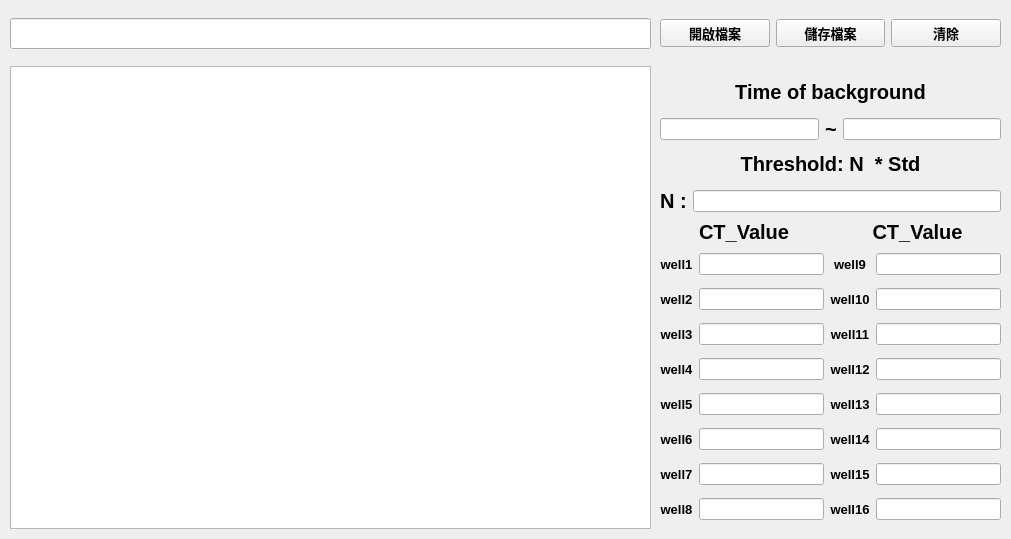
<?xml version="1.0" encoding="UTF-8"?>
<ui version="4.0">
 <class>MainWindow</class>
 <widget class="QMainWindow" name="MainWindow">
  <property name="geometry">
   <rect>
    <x>0</x>
    <y>0</y>
    <width>1011</width>
    <height>539</height>
   </rect>
  </property>
  <property name="windowTitle">
   <string>MainWindow</string>
  </property>
  <widget class="QWidget" name="centralwidget">
   <widget class="QLineEdit" name="Input_file">
    <property name="geometry">
     <rect>
      <x>10</x>
      <y>18</y>
      <width>641</width>
      <height>31</height>
     </rect>
    </property>
    <property name="font">
     <font>
      <pointsize>10</pointsize>
      <weight>75</weight>
      <bold>true</bold>
     </font>
    </property>
   </widget>
   <widget class="QGraphicsView" name="CT_chart">
    <property name="geometry">
     <rect>
      <x>10</x>
      <y>66</y>
      <width>641</width>
      <height>463</height>
     </rect>
    </property>
   </widget>
   <widget class="QLabel" name="label_3">
    <property name="geometry">
     <rect>
      <x>20</x>
      <y>462</y>
      <width>111</width>
      <height>16</height>
     </rect>
    </property>
    <property name="font">
     <font>
      <pointsize>10</pointsize>
      <weight>75</weight>
      <bold>true</bold>
     </font>
    </property>
    <property name="text">
     <string/>
    </property>
   </widget>
   <widget class="QWidget" name="">
    <property name="geometry">
     <rect>
      <x>660</x>
      <y>72</y>
      <width>341</width>
      <height>69</height>
     </rect>
    </property>
    <layout class="QGridLayout" name="Input_Time">
     <item row="0" column="0" colspan="3">
      <widget class="QLabel" name="label_Timeofbackground">
       <property name="font">
        <font>
         <pointsize>15</pointsize>
         <weight>75</weight>
         <bold>true</bold>
        </font>
       </property>
       <property name="text">
        <string>Time of background</string>
       </property>
       <property name="alignment">
        <set>Qt::AlignCenter</set>
       </property>
      </widget>
     </item>
     <item row="1" column="0">
      <widget class="QLineEdit" name="Start_time">
       <property name="alignment">
        <set>Qt::AlignCenter</set>
       </property>
      </widget>
     </item>
     <item row="1" column="1">
      <widget class="QLabel" name="label_7">
       <property name="font">
        <font>
         <pointsize>15</pointsize>
         <weight>75</weight>
         <bold>true</bold>
        </font>
       </property>
       <property name="text">
        <string>~</string>
       </property>
       <property name="alignment">
        <set>Qt::AlignCenter</set>
       </property>
      </widget>
     </item>
     <item row="1" column="2">
      <widget class="QLineEdit" name="End_time">
       <property name="alignment">
        <set>Qt::AlignCenter</set>
       </property>
      </widget>
     </item>
    </layout>
   </widget>
   <widget class="QWidget" name="">
    <property name="geometry">
     <rect>
      <x>660</x>
      <y>144</y>
      <width>341</width>
      <height>69</height>
     </rect>
    </property>
    <layout class="QGridLayout" name="ThresholdBlock">
     <item row="1" column="0">
      <widget class="QLabel" name="label_N">
       <property name="font">
        <font>
         <pointsize>15</pointsize>
         <weight>75</weight>
         <bold>true</bold>
        </font>
       </property>
       <property name="text">
        <string>N :</string>
       </property>
       <property name="alignment">
        <set>Qt::AlignCenter</set>
       </property>
      </widget>
     </item>
     <item row="1" column="1">
      <widget class="QLineEdit" name="Input_N">
       <property name="alignment">
        <set>Qt::AlignCenter</set>
       </property>
      </widget>
     </item>
     <item row="0" column="0" colspan="2">
      <widget class="QLabel" name="label_Threshold">
       <property name="font">
        <font>
         <pointsize>15</pointsize>
         <weight>75</weight>
         <bold>true</bold>
        </font>
       </property>
       <property name="text">
        <string>Threshold: N  * Std</string>
       </property>
       <property name="alignment">
        <set>Qt::AlignCenter</set>
       </property>
      </widget>
     </item>
    </layout>
   </widget>
   <widget class="QWidget" name="">
    <property name="geometry">
     <rect>
      <x>660</x>
      <y>0</y>
      <width>341</width>
      <height>67</height>
     </rect>
    </property>
    <layout class="QGridLayout" name="ButtonBlcok">
     <item row="0" column="0">
      <widget class="QPushButton" name="btn_openfile">
       <property name="font">
        <font>
         <pointsize>10</pointsize>
         <weight>75</weight>
         <bold>true</bold>
        </font>
       </property>
       <property name="text">
        <string>開啟檔案</string>
       </property>
      </widget>
     </item>
     <item row="0" column="1">
      <widget class="QPushButton" name="btn_savefile">
       <property name="font">
        <font>
         <pointsize>10</pointsize>
         <weight>75</weight>
         <bold>true</bold>
        </font>
       </property>
       <property name="text">
        <string>儲存檔案</string>
       </property>
      </widget>
     </item>
     <item row="0" column="2">
      <widget class="QPushButton" name="btn_clean">
       <property name="font">
        <font>
         <pointsize>10</pointsize>
         <weight>75</weight>
         <bold>true</bold>
        </font>
       </property>
       <property name="text">
        <string>清除</string>
       </property>
      </widget>
     </item>
    </layout>
   </widget>
   <widget class="QWidget" name="">
    <property name="geometry">
     <rect>
      <x>660</x>
      <y>246</y>
      <width>341</width>
      <height>283</height>
     </rect>
    </property>
    <layout class="QGridLayout" name="gridLayout">
     <item row="2" column="3">
      <widget class="QLineEdit" name="lineEdit_well_11">
       <property name="alignment">
        <set>Qt::AlignCenter</set>
       </property>
      </widget>
     </item>
     <item row="6" column="3">
      <widget class="QLineEdit" name="lineEdit_well_15">
       <property name="alignment">
        <set>Qt::AlignCenter</set>
       </property>
      </widget>
     </item>
     <item row="1" column="0">
      <widget class="QLabel" name="label_well2">
       <property name="font">
        <font>
         <pointsize>10</pointsize>
         <weight>75</weight>
         <bold>true</bold>
        </font>
       </property>
       <property name="text">
        <string>well2</string>
       </property>
       <property name="alignment">
        <set>Qt::AlignCenter</set>
       </property>
      </widget>
     </item>
     <item row="1" column="3">
      <widget class="QLineEdit" name="lineEdit_well_10">
       <property name="alignment">
        <set>Qt::AlignCenter</set>
       </property>
      </widget>
     </item>
     <item row="4" column="1">
      <widget class="QLineEdit" name="lineEdit_well_5">
       <property name="alignment">
        <set>Qt::AlignCenter</set>
       </property>
      </widget>
     </item>
     <item row="2" column="1">
      <widget class="QLineEdit" name="lineEdit_well_3">
       <property name="alignment">
        <set>Qt::AlignCenter</set>
       </property>
      </widget>
     </item>
     <item row="3" column="3">
      <widget class="QLineEdit" name="lineEdit_well_12">
       <property name="alignment">
        <set>Qt::AlignCenter</set>
       </property>
      </widget>
     </item>
     <item row="3" column="1">
      <widget class="QLineEdit" name="lineEdit_well_4">
       <property name="alignment">
        <set>Qt::AlignCenter</set>
       </property>
      </widget>
     </item>
     <item row="1" column="1">
      <widget class="QLineEdit" name="lineEdit_well_2">
       <property name="alignment">
        <set>Qt::AlignCenter</set>
       </property>
      </widget>
     </item>
     <item row="5" column="1">
      <widget class="QLineEdit" name="lineEdit_well_6">
       <property name="alignment">
        <set>Qt::AlignCenter</set>
       </property>
      </widget>
     </item>
     <item row="7" column="1">
      <widget class="QLineEdit" name="lineEdit_well_8">
       <property name="alignment">
        <set>Qt::AlignCenter</set>
       </property>
      </widget>
     </item>
     <item row="3" column="2">
      <widget class="QLabel" name="label_well12">
       <property name="font">
        <font>
         <pointsize>10</pointsize>
         <weight>75</weight>
         <bold>true</bold>
        </font>
       </property>
       <property name="text">
        <string>well12</string>
       </property>
       <property name="alignment">
        <set>Qt::AlignCenter</set>
       </property>
      </widget>
     </item>
     <item row="2" column="0">
      <widget class="QLabel" name="label_well3">
       <property name="font">
        <font>
         <pointsize>10</pointsize>
         <weight>75</weight>
         <bold>true</bold>
        </font>
       </property>
       <property name="text">
        <string>well3</string>
       </property>
       <property name="alignment">
        <set>Qt::AlignCenter</set>
       </property>
      </widget>
     </item>
     <item row="2" column="2">
      <widget class="QLabel" name="label_well11">
       <property name="font">
        <font>
         <pointsize>10</pointsize>
         <weight>75</weight>
         <bold>true</bold>
        </font>
       </property>
       <property name="text">
        <string>well11</string>
       </property>
       <property name="alignment">
        <set>Qt::AlignCenter</set>
       </property>
      </widget>
     </item>
     <item row="7" column="3">
      <widget class="QLineEdit" name="lineEdit_well_16">
       <property name="alignment">
        <set>Qt::AlignCenter</set>
       </property>
      </widget>
     </item>
     <item row="3" column="0">
      <widget class="QLabel" name="label_well4">
       <property name="font">
        <font>
         <pointsize>10</pointsize>
         <weight>75</weight>
         <bold>true</bold>
        </font>
       </property>
       <property name="text">
        <string>well4</string>
       </property>
       <property name="alignment">
        <set>Qt::AlignCenter</set>
       </property>
      </widget>
     </item>
     <item row="0" column="1">
      <widget class="QLineEdit" name="lineEdit_well_1">
       <property name="alignment">
        <set>Qt::AlignCenter</set>
       </property>
      </widget>
     </item>
     <item row="0" column="3">
      <widget class="QLineEdit" name="lineEdit_well_9">
       <property name="alignment">
        <set>Qt::AlignCenter</set>
       </property>
      </widget>
     </item>
     <item row="4" column="3">
      <widget class="QLineEdit" name="lineEdit_well_13">
       <property name="alignment">
        <set>Qt::AlignCenter</set>
       </property>
      </widget>
     </item>
     <item row="0" column="2">
      <widget class="QLabel" name="label_well9">
       <property name="font">
        <font>
         <pointsize>10</pointsize>
         <weight>75</weight>
         <bold>true</bold>
        </font>
       </property>
       <property name="text">
        <string>well9</string>
       </property>
       <property name="alignment">
        <set>Qt::AlignCenter</set>
       </property>
      </widget>
     </item>
     <item row="4" column="0">
      <widget class="QLabel" name="label_well5">
       <property name="font">
        <font>
         <pointsize>10</pointsize>
         <weight>75</weight>
         <bold>true</bold>
        </font>
       </property>
       <property name="text">
        <string>well5</string>
       </property>
       <property name="alignment">
        <set>Qt::AlignCenter</set>
       </property>
      </widget>
     </item>
     <item row="0" column="0">
      <widget class="QLabel" name="label_well1">
       <property name="font">
        <font>
         <pointsize>10</pointsize>
         <weight>75</weight>
         <bold>true</bold>
        </font>
       </property>
       <property name="text">
        <string>well1</string>
       </property>
       <property name="alignment">
        <set>Qt::AlignCenter</set>
       </property>
      </widget>
     </item>
     <item row="5" column="3">
      <widget class="QLineEdit" name="lineEdit_well_14">
       <property name="alignment">
        <set>Qt::AlignCenter</set>
       </property>
      </widget>
     </item>
     <item row="1" column="2">
      <widget class="QLabel" name="label_well10">
       <property name="font">
        <font>
         <pointsize>10</pointsize>
         <weight>75</weight>
         <bold>true</bold>
        </font>
       </property>
       <property name="text">
        <string>well10</string>
       </property>
       <property name="alignment">
        <set>Qt::AlignCenter</set>
       </property>
      </widget>
     </item>
     <item row="5" column="0">
      <widget class="QLabel" name="label_well6">
       <property name="font">
        <font>
         <pointsize>10</pointsize>
         <weight>75</weight>
         <bold>true</bold>
        </font>
       </property>
       <property name="text">
        <string>well6</string>
       </property>
       <property name="alignment">
        <set>Qt::AlignCenter</set>
       </property>
      </widget>
     </item>
     <item row="6" column="1">
      <widget class="QLineEdit" name="lineEdit_well_7">
       <property name="alignment">
        <set>Qt::AlignCenter</set>
       </property>
      </widget>
     </item>
     <item row="6" column="0">
      <widget class="QLabel" name="label_well7">
       <property name="font">
        <font>
         <pointsize>10</pointsize>
         <weight>75</weight>
         <bold>true</bold>
        </font>
       </property>
       <property name="text">
        <string>well7</string>
       </property>
       <property name="alignment">
        <set>Qt::AlignCenter</set>
       </property>
      </widget>
     </item>
     <item row="7" column="0">
      <widget class="QLabel" name="label_well8">
       <property name="font">
        <font>
         <pointsize>10</pointsize>
         <weight>75</weight>
         <bold>true</bold>
        </font>
       </property>
       <property name="text">
        <string>well8</string>
       </property>
       <property name="alignment">
        <set>Qt::AlignCenter</set>
       </property>
      </widget>
     </item>
     <item row="4" column="2">
      <widget class="QLabel" name="label_well13">
       <property name="font">
        <font>
         <pointsize>10</pointsize>
         <weight>75</weight>
         <bold>true</bold>
        </font>
       </property>
       <property name="text">
        <string>well13</string>
       </property>
       <property name="alignment">
        <set>Qt::AlignCenter</set>
       </property>
      </widget>
     </item>
     <item row="5" column="2">
      <widget class="QLabel" name="label_well14">
       <property name="font">
        <font>
         <pointsize>10</pointsize>
         <weight>75</weight>
         <bold>true</bold>
        </font>
       </property>
       <property name="text">
        <string>well14</string>
       </property>
       <property name="alignment">
        <set>Qt::AlignCenter</set>
       </property>
      </widget>
     </item>
     <item row="6" column="2">
      <widget class="QLabel" name="label_well15">
       <property name="font">
        <font>
         <pointsize>10</pointsize>
         <weight>75</weight>
         <bold>true</bold>
        </font>
       </property>
       <property name="text">
        <string>well15</string>
       </property>
       <property name="alignment">
        <set>Qt::AlignCenter</set>
       </property>
      </widget>
     </item>
     <item row="7" column="2">
      <widget class="QLabel" name="label_well16">
       <property name="font">
        <font>
         <pointsize>10</pointsize>
         <weight>75</weight>
         <bold>true</bold>
        </font>
       </property>
       <property name="text">
        <string>well16</string>
       </property>
       <property name="alignment">
        <set>Qt::AlignCenter</set>
       </property>
      </widget>
     </item>
    </layout>
   </widget>
   <widget class="QWidget" name="">
    <property name="geometry">
     <rect>
      <x>660</x>
      <y>216</y>
      <width>341</width>
      <height>32</height>
     </rect>
    </property>
    <layout class="QGridLayout" name="gridLayout_2">
     <item row="0" column="0">
      <widget class="QLabel" name="label_Threshold_2">
       <property name="font">
        <font>
         <pointsize>15</pointsize>
         <weight>75</weight>
         <bold>true</bold>
        </font>
       </property>
       <property name="text">
        <string>CT_Value</string>
       </property>
       <property name="alignment">
        <set>Qt::AlignCenter</set>
       </property>
      </widget>
     </item>
     <item row="0" column="1">
      <widget class="QLabel" name="label_Threshold_3">
       <property name="font">
        <font>
         <pointsize>15</pointsize>
         <weight>75</weight>
         <bold>true</bold>
        </font>
       </property>
       <property name="text">
        <string>CT_Value</string>
       </property>
       <property name="alignment">
        <set>Qt::AlignCenter</set>
       </property>
      </widget>
     </item>
    </layout>
   </widget>
  </widget>
 </widget>
 <resources/>
 <connections/>
</ui>
